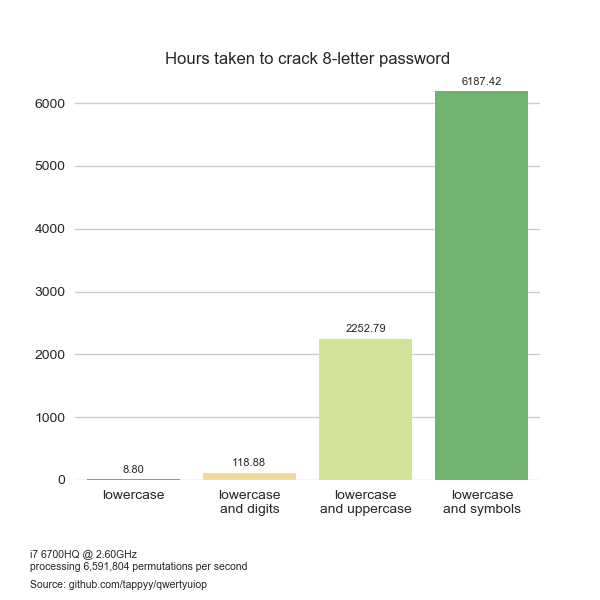

This chart was generated by the following Python code:
import pandas as pd
import numpy as np
import seaborn as sb
import matplotlib.pyplot as plt

# import csv and convert to dataframe
df_pwds = pd.read_csv('output.csv')
df_pwds.sort_values('Crack Time H', inplace=True)

# sizing
sb.set_style('whitegrid')
sb.set_context("notebook")
plt.figure(figsize=(6, 6)) #600 x 600 dim
plt.subplots_adjust(bottom=0.2) # increase bottom margin

# create plot
graph = sb.barplot(x='Password', y='Crack Time H', data=df_pwds, palette=sb.color_palette("RdYlGn", 4))

# annotate bar values
for p in graph.patches:
    height = p.get_height()
    graph.text(p.get_x()+p.get_width()/2.,
            height + 100,
            '{:1.2f}'.format(height),
            ha="center", fontsize=8)

# styling
bars = ('lowercase', 'lowercase\nand digits','lowercase\nand uppercase', 'lowercase\nand symbols')
ypos = np.arange(len(bars))
plt.xticks(ypos, bars) # custom x-axis labels
plt.title('Hours taken to crack 8-letter password')
plt.xlabel('')
plt.ylabel('')
sb.despine(left=True, bottom=True)

# notes
graph.figure.text(0.05, 0.05, 'i7 6700HQ @ 2.60GHz\nprocessing 6,591,804 permutations per second', fontsize=7.5)
graph.figure.text(0.05, 0.02, 'Source: github.com/tappyy/qwertyuiop', fontsize=7.5)

# output graph to file
graph.figure.savefig('seaborn-graphs/alphanumerics-symbols.png')
